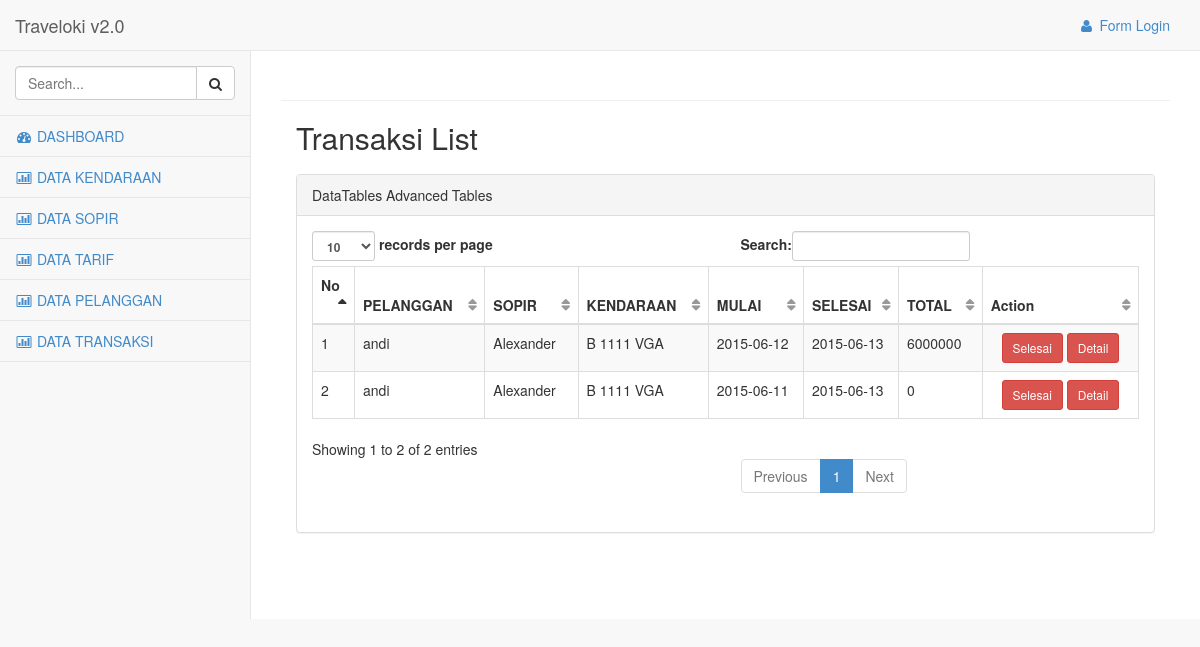
/index.php/transaksi, run on the app's committed database.
### tables this page shows
CREATE TABLE IF NOT EXISTS `transaksi` (
`transaksi_id` int(11) NOT NULL,
  `pelanggan_id` int(11) NOT NULL,
  `sopir_id` int(11) NOT NULL,
  `kendaraan_id` int(11) NOT NULL,
  `transaksi_tglmulai` date NOT NULL,
  `transaksi_tglselesai` date DEFAULT NULL,
  `transaksi_hari` varchar(10) NOT NULL,
  `transaksi_tglovertime` date NOT NULL,
  `transaksi_hariovertime` int(11) NOT NULL,
  `transaksi_total` int(11) NOT NULL,
  `transaksi_status` enum('mulai','selesai') NOT NULL
);

CREATE TABLE IF NOT EXISTS `pelanggan` (
`pelanggan_id` int(11) NOT NULL,
  `pelanggan_nama` varchar(50) NOT NULL,
  `pelanggan_alamat` text NOT NULL,
  `pelanggan_telpon` varchar(12) NOT NULL
);

CREATE TABLE IF NOT EXISTS `sopir` (
`sopir_id` int(11) NOT NULL,
  `sopir_alamat` text NOT NULL,
  `sopir_nama` varchar(100) NOT NULL,
  `sopir_telpon` varchar(12) NOT NULL,
  `sopir_ktp` varchar(30) NOT NULL,
  `sopir_sim` varchar(30) NOT NULL,
  `sopir_status` enum('bebas','jalan') NOT NULL
);

CREATE TABLE IF NOT EXISTS `kendaraan` (
`kendaraan_id` int(11) NOT NULL,
  `kendaraan_platnomor` varchar(30) NOT NULL,
  `kendaraan_merk` varchar(100) NOT NULL,
  `kendaraan_tipe` varchar(47) NOT NULL,
  `kendaraan_tahunrakit` int(4) NOT NULL,
  `kendaraan_seat` int(11) NOT NULL,
  `kendaraan_foto` text NOT NULL,
  `kendaraan_fasilitas` text NOT NULL,
  `kendaraan_status` enum('bebas','jalan') NOT NULL
);

### application/libraries/Template.php (called while the page is built)
<?php if ( ! defined('BASEPATH')) exit('No direct script access allowed');
class Template {
		var $template_data = array();
		function set($name, $value)
		{
			$this->template_data[$name] = $value;
		}
		function load($template = '', $view = '' , $view_data = array(), $return = FALSE)
		{
			$this->CI =& get_instance();
			$this->set('contents', $this->CI->load->view($view, $view_data, TRUE));
			return $this->CI->load->view($template, $this->template_data, $return);
		}
}

### application/controllers/Transaksi.php (called while the page is built, shortened)
<?php
class Transaksi extends CI_Controller {
    public function index() {
        $sql = "SELECT t.*,p.pelanggan_nama,s.sopir_nama,k.kendaraan_platnomor,k.kendaraan_foto
                FROM transaksi as t,pelanggan as p,sopir as s,kendaraan as k
                WHERE t.sopir_id=s.sopir_id and t.pelanggan_id=p.pelanggan_id and t.kendaraan_id=k.kendaraan_id";
        $transaksi = $this->db->query($sql)->result();
        $data = array(
            'transaksi_data' => $transaksi
        );
        $this->template->load('adminTemplate', 'transaksi_list', $data);
    }
}

### index.php (called while the page is built, shortened)
<?php
require_once BASEPATH.'core/CodeIgniter.php';

### application/views/transaksi_list.php (the view, shortened to what this page needs)
<div class='col-lg-12'>
    <div class="row" style="margin-bottom: 10px">
        <div class="col-md-4">
            <h2 style="margin-top:0px">Transaksi List</h2>
        </div>
        <div class="col-md-4 text-center">
        </div>
        <div class="col-md-4 text-right">
        </div>
    </div>
    <div class="panel panel-default">
        <div class="panel-heading">
            DataTables Advanced Tables
        </div>
        <div class="panel-body">
            <table class="table table-bordered table-striped" id="mytable">
                <thead>
                    <tr>
                        <th>No</th>
                        <th>PELANGGAN</th>
                        <th>SOPIR</th>
                        <th>KENDARAAN</th>
                        <th>MULAI</th>
                        <th>SELESAI</th>
                        <th>TOTAL</th>
                        <th>Action</th>
                    </tr>
                </thead>
                <tbody>
<?php
$start = 0;
foreach ($transaksi_data as $transaksi) {
    ?>
                        <tr>
                            <td><?php echo++$start ?></td>
                            <td><?php echo $transaksi->pelanggan_nama ?></td>
                            <td><?php echo $transaksi->sopir_nama ?></td>
                            <td><?php echo $transaksi->kendaraan_platnomor ?></td>
                            <td><?php echo $transaksi->transaksi_tglmulai ?></td>
                            <td><?php echo $transaksi->transaksi_tglselesai ?></td>
                            <td><?php echo $transaksi->transaksi_total ?></td>
                            <td style="text-align:center">
                                <?php
                                echo anchor('transaksi/selesai/' . $transaksi->transaksi_id, 'Selesai', array('class' => 'btn btn-danger btn-sm')) . ' ';
                                echo anchor(site_url('transaksi/read/' . $transaksi->transaksi_id), 'Detail', array('class' => 'btn btn-danger btn-sm'));
                                ?>
                            </td>
                        </tr>
    <?php
}
?>
                </tbody>
            </table>
        </div>
    </div>
</div>

### assets/css/sb-admin-2.css (style rules this page uses)
body { background-color: #f8f8f8; }
.navbar-top-links li a { padding: 15px; min-height: 50px; }
table.dataTable thead .sorting, table.dataTable thead .sorting_asc, table.dataTable thead .sorting_desc, table.dataTable thead .sorting_asc_disabled, table.dataTable thead .sorting_desc_disabled { background: 0 0; }
table.dataTable thead .sorting_asc:after { content: "\f0de"; float: right; font-family: fontawesome; }
table.dataTable thead .sorting:after { content: "\f0dc"; float: right; font-family: fontawesome; color: rgba(50,50,50,.5); }

### data on the page
transaksi: pelanggan.pelanggan_nama "andi", sopir.sopir_nama "Alexander", kendaraan.kendaraan_platnomor "B 1111 VGA", transaksi_tglmulai "2015-06-12", transaksi_tglselesai "2015-06-13", transaksi_total "6000000", transaksi_id "Selesai", transaksi_id "Detail"
transaksi: pelanggan.pelanggan_nama "andi", sopir.sopir_nama "Alexander", kendaraan.kendaraan_platnomor "B 1111 VGA", transaksi_tglmulai "2015-06-11", transaksi_tglselesai "2015-06-13", transaksi_total "0", transaksi_id "Selesai", transaksi_id "Detail"

### other printed values
anchor('users/login','<i class="fa fa-user fa-fw"></i> Form Login') "Form Login"
anchor('sopir',"<i class='fa fa-bar-chart-o fa-fw'></i> DATA SOPIR") "DATA SOPIR"
anchor('tarif',"<i class='fa fa-bar-chart-o fa-fw'></i> DATA TARIF") "DATA TARIF"
